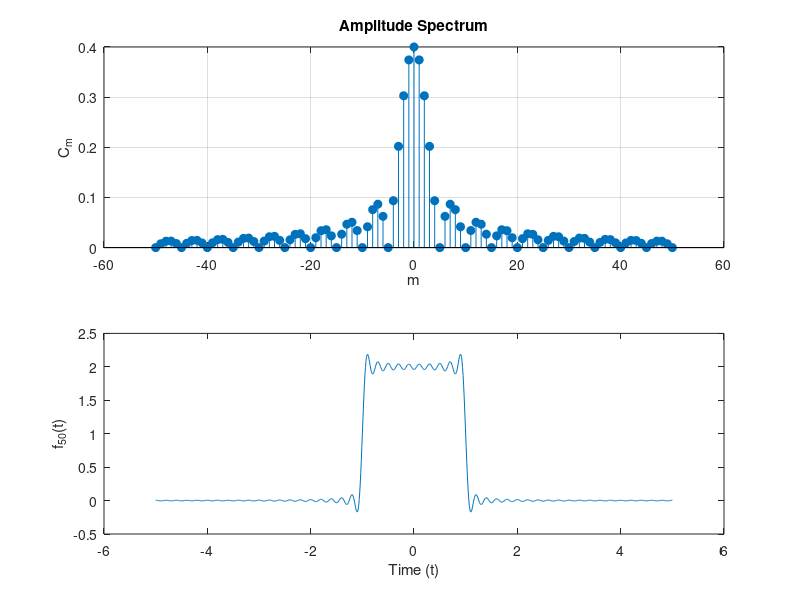

Recreate this plot in MATLAB.
clearvars
clc
%% ------------------------- SIGNAL PARAMETERS ------------------------ %
a = 1;          % Half-duration of the non-zero part of the signal.
A = 2;          % Signal amplitude.
T = 10;         % The fundamental period of the signal.

%% --------------------- APPROXIMATION PARAMETERS --------------------- %
t_max = 5;      % Boundary on the time axis. (Maximal time displayed.)
Ts = 1e-2;      % Sampling period in the time domain.
M = 50;         % Approximation order. Try for instance 5; 50; 500.
w0 = 2*pi/T;    % Angular frequency
m = -M:M;       % Index of spectral coefficients c (a vector)
c =  ((A*w0*a)/pi) .* sinc((m*w0*a)/pi); % Spectral coefficients according to (1)

%% --------------------- PLOTTING --------------------- %
figure;
subplot(2,1,1);
stem(m, abs(c), "filled");
xlabel('m');
ylabel('C_m');
title('Amplitude Spectrum');
grid on;

subplot(2,1,2);
stem(m, angle(c), "filled");
xlabel('m');
ylabel('Theta');
title('Phase Spectrum');
grid on;

%% --------------------- INITIALIZATION OF VECTORS  --------------------- %
t = -t_max:Ts:t_max; % From – t_max to t_max with step Ts
f = c(m==0)*ones(size(t)); % Signal initialization by c0, according to (5)


%% Inverse Fourier series and displays follow
subplot(2,1,2) % Selection of the lower part of the figure
for n = 1:M

 % Here you should make use of the logical indexing of vector c:
 % f = f + ? + ?; % Write code for inv. Fourier series using (5)
    f = f + c(m == -n)*exp(-1j*w0*n*t) + c(m == n)*exp(1j*w0*n*t);
 % ? % Display current signal approximation
 plot (t, real(f));
 % ? % Add a label to x axis
 xlabel('Time (t)')
 y_label = ['f_{' num2str(n) '}(t)']; % Text string for the y axis
 ylabel(y_label) % Add label to y axis
 drawnow % Update figure
 pause(0.01) % Wait for 0.5 seconds. (Adjust if needed.)
end

%% OVERSHOOT % 
overshoot = max(real(f)) - A;
percentage = (overshoot / A)*100;
fprintf('Overshoot = %.3f%%', percentage);
